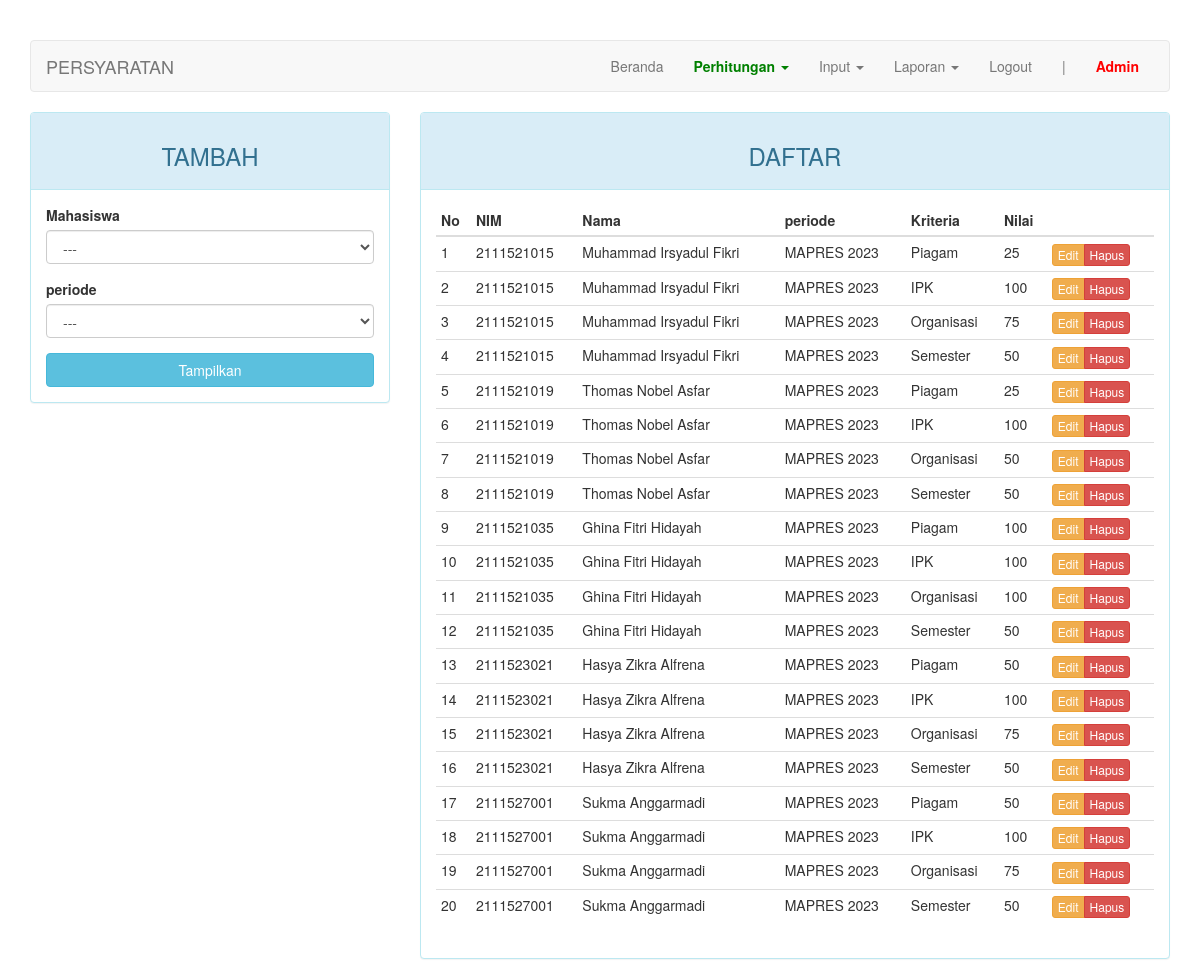
Page /index.php?page=nilai (signed in) on the committed database.
### tables this page shows
CREATE TABLE IF NOT EXISTS `nilai` (
  `kd_nilai` int(11) NOT NULL AUTO_INCREMENT,
  `kd_periode` int(11) DEFAULT NULL,
  `kd_kriteria` int(11) NOT NULL,
  `nim` char(10) NOT NULL,
  `nilai` float DEFAULT NULL,
  PRIMARY KEY (`kd_nilai`),
  KEY `fk_kriteria` (`kd_kriteria`),
  KEY `fk_mahasiswa` (`nim`),
  KEY `fk_periode` (`kd_periode`)
);

CREATE TABLE IF NOT EXISTS `mahasiswa` (
  `nim` char(10) NOT NULL,
  `nama` varchar(30) NOT NULL,
  `alamat` varchar(100) DEFAULT NULL,
  `jenis_kelamin` enum('Laki-laki','Perempuan') DEFAULT NULL,
  `tahun_mengajukan` char(4) NOT NULL,
  PRIMARY KEY (`nim`)
);

CREATE TABLE IF NOT EXISTS `periode` (
  `kd_periode` int(11) NOT NULL AUTO_INCREMENT,
  `nama` varchar(50) DEFAULT NULL,
  PRIMARY KEY (`kd_periode`)
);

CREATE TABLE IF NOT EXISTS `kriteria` (
  `kd_kriteria` int(11) NOT NULL AUTO_INCREMENT,
  `kd_periode` int(11) NOT NULL,
  `nama` varchar(50) DEFAULT NULL,
  `sifat` enum('min','max') DEFAULT NULL,
  PRIMARY KEY (`kd_kriteria`),
  KEY `kd_periode` (`kd_periode`),
  KEY `kd_periode_2` (`kd_periode`)
);

### page/nilai.php (the view, shortened to what this page needs)
<?php
$update = (isset($_GET['action']) AND $_GET['action'] == 'update') ? true : false;
?>
<div class="row">
	<div class="col-md-4">
	    <div class="panel panel-<?= ($update) ? "warning" : "info" ?>">
	        <div class="panel-heading"><h3 class="text-center"><?= ($update) ? "EDIT" : "TAMBAH" ?></h3></div>
	        <div class="panel-body">
	            <form action="<?=$_SERVER["REQUEST_URI"]?>" method="post">
									<div class="form-group">
										<label for="nim">Mahasiswa</label>
										<?php if ($_POST): ?>
											<input type="text" name="nim" value="<?=$_POST["nim"]?>" class="form-control" readonly="on">
										<?php else: ?>
											<select class="form-control" name="nim">
												<option>---</option>
											</select>
										<?php endif; ?>
									</div>
									<div class="form-group">
	                  <label for="kd_periode">periode</label>
										<?php if ($_POST): ?>
											<?php $q = $connection->query("SELECT nama FROM periode WHERE kd_periode=$_POST[kd_periode]"); ?>
											<input type="text"value="<?=$q->fetch_assoc()["nama"]?>" class="form-control" readonly="on">
											<input type="hidden" name="kd_periode" value="<?=$_POST["kd_periode"]?>">
										<?php else: ?>
											<select class="form-control" name="kd_periode" id="periode">
												<option>---</option>
											</select>
										<?php endif; ?>
									</div>
	                <button type="submit" id="simpan" class="btn btn-<?= ($update) ? "warning" : "info" ?> btn-block"><?=($_POST) ? "Simpan" : "Tampilkan"?></button>
	            </form>
	        </div>
	    </div>
	</div>
	<div class="col-md-8">
	    <div class="panel panel-info">
	        <div class="panel-heading"><h3 class="text-center">DAFTAR</h3></div>
	        <div class="panel-body">
	            <table class="table table-condensed">
	                <thead>
	                    <tr>
	                        <th>No</th>
													<th>NIM</th>
													<th>Nama</th>
	                        <th>periode</th>
	                        <th>Kriteria</th>
	                        <th>Nilai</th>
	                        <th></th>
	                    </tr>
	                </thead>
	                <tbody>
	                    <?php $no = 1; ?>
	                    <?php if ($query = $connection->query("SELECT a.kd_nilai, c.nama AS nama_periode, b.nama AS nama_kriteria, d.nim, d.nama AS nama_mahasiswa, a.nilai FROM nilai a JOIN kriteria b ON a.kd_kriteria=b.kd_kriteria JOIN periode c ON a.kd_periode=c.kd_periode JOIN mahasiswa d ON d.nim=a.nim")): ?>
	                        <?php while($row = $query->fetch_assoc()): ?>
	                        <tr>
	                            <td><?=$no++?></td>
															<td><?=$row['nim']?></td>
															<td><?=$row['nama_mahasiswa']?></td>
	                            <td><?=$row['nama_periode']?></td>
	                            <td><?=$row['nama_kriteria']?></td>
	                            <td><?=$row['nilai']?></td>
	                            <td>
	                                <div class="btn-group">
	                                    <a href="?page=nilai&action=update&key=<?=$row['kd_nilai']?>" class="btn btn-warning btn-xs">Edit</a>
	                                    <a href="?page=nilai&action=delete&key=<?=$row['kd_nilai']?>" class="btn btn-danger btn-xs">Hapus</a>
	                                </div>
	                            </td>
	                        </tr>
	                        <?php endwhile ?>
	                    <?php endif ?>
	                </tbody>
	            </table>
	        </div>
	    </div>
	</div>
</div>

### index.php (style rules this page uses)
body { margin-top: 40px; }

### rows in the picture
nilai: nim.nim "2111521015", nim.nama "Muhammad Irsyadul Fikri", kd_periode.nama "MAPRES 2023", kd_kriteria.nama "Piagam", nilai "25"
nilai: nim.nim "2111521015", nim.nama "Muhammad Irsyadul Fikri", kd_periode.nama "MAPRES 2023", kd_kriteria.nama "IPK", nilai "100"
nilai: nim.nim "2111521015", nim.nama "Muhammad Irsyadul Fikri", kd_periode.nama "MAPRES 2023", kd_kriteria.nama "Organisasi", nilai "75"
nilai: nim.nim "2111521015", nim.nama "Muhammad Irsyadul Fikri", kd_periode.nama "MAPRES 2023", kd_kriteria.nama "Semester", nilai "50"
nilai: nim.nim "2111521019", nim.nama "Thomas Nobel Asfar", kd_periode.nama "MAPRES 2023", kd_kriteria.nama "Piagam", nilai "25"
nilai: nim.nim "2111521019", nim.nama "Thomas Nobel Asfar", kd_periode.nama "MAPRES 2023", kd_kriteria.nama "IPK", nilai "100"
nilai: nim.nim "2111521019", nim.nama "Thomas Nobel Asfar", kd_periode.nama "MAPRES 2023", kd_kriteria.nama "Organisasi", nilai "50"
nilai: nim.nim "2111521019", nim.nama "Thomas Nobel Asfar", kd_periode.nama "MAPRES 2023", kd_kriteria.nama "Semester", nilai "50"
nilai: nim.nim "2111521035", nim.nama "Ghina Fitri Hidayah", kd_periode.nama "MAPRES 2023", kd_kriteria.nama "Piagam", nilai "100"
nilai: nim.nim "2111521035", nim.nama "Ghina Fitri Hidayah", kd_periode.nama "MAPRES 2023", kd_kriteria.nama "IPK", nilai "100"
nilai: nim.nim "2111521035", nim.nama "Ghina Fitri Hidayah", kd_periode.nama "MAPRES 2023", kd_kriteria.nama "Organisasi", nilai "100"
nilai: nim.nim "2111521035", nim.nama "Ghina Fitri Hidayah", kd_periode.nama "MAPRES 2023", kd_kriteria.nama "Semester", nilai "50"
nilai: nim.nim "2111523021", nim.nama "Hasya Zikra Alfrena", kd_periode.nama "MAPRES 2023", kd_kriteria.nama "Piagam", nilai "50"
nilai: nim.nim "2111523021", nim.nama "Hasya Zikra Alfrena", kd_periode.nama "MAPRES 2023", kd_kriteria.nama "IPK", nilai "100"
nilai: nim.nim "2111523021", nim.nama "Hasya Zikra Alfrena", kd_periode.nama "MAPRES 2023", kd_kriteria.nama "Organisasi", nilai "75"
nilai: nim.nim "2111523021", nim.nama "Hasya Zikra Alfrena", kd_periode.nama "MAPRES 2023", kd_kriteria.nama "Semester", nilai "50"
nilai: nim.nim "2111527001", nim.nama "Sukma Anggarmadi", kd_periode.nama "MAPRES 2023", kd_kriteria.nama "Piagam", nilai "50"
nilai: nim.nim "2111527001", nim.nama "Sukma Anggarmadi", kd_periode.nama "MAPRES 2023", kd_kriteria.nama "IPK", nilai "100"
nilai: nim.nim "2111527001", nim.nama "Sukma Anggarmadi", kd_periode.nama "MAPRES 2023", kd_kriteria.nama "Organisasi", nilai "75"
nilai: nim.nim "2111527001", nim.nama "Sukma Anggarmadi", kd_periode.nama "MAPRES 2023", kd_kriteria.nama "Semester", nilai "50"

### other values in the picture
$str "PERSYARATAN"
$_SESSION["username"] "Admin"
